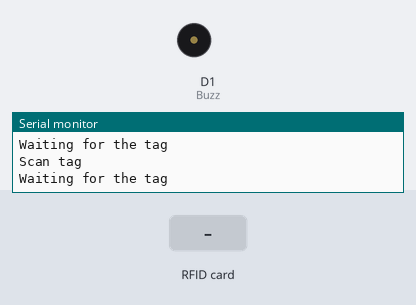
Recording of a sketch running on a simulated ESP8266 (NodeMCU). Shown: buzzer (waves = sounding, pin HIGH), the last lines printed to the serial monitor. The inputs (shaded band) are chosen by the test bench.

Above: at 1.2 s.
1.3 s: RFID card D3 73 AF 02 held to the reader
At 2.2 s:
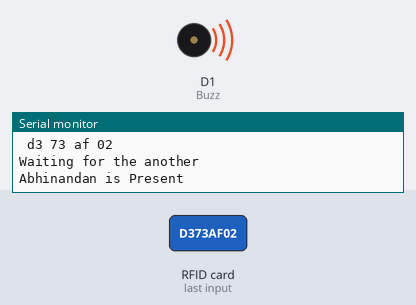
3.9 s: RFID card D9 76 A9 B9 held to the reader
5.4 s: RFID card 5E 7A 19 C4 held to the reader
Timing chart, 0 to 8.4 s (numbered marks = the images above; inputs shaded):
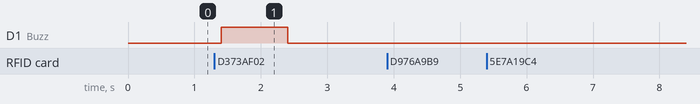

The sketch:

Day_5_RFID.ino
```cpp
#include <SPI.h>
#include <Wire.h>
#include <MFRC522.h>
#include <MFRC522Extended.h>


#define SS_PIN D4
#define RST_PIN D3
#define Buzz D1
MFRC522 mfrc522(SS_PIN,RST_PIN);

const char* NAME;
void setup()
{
  Serial.begin(9600);
  SPI.begin();
  mfrc522.PCD_Init();
  pinMode(Buzz,OUTPUT);


}

void loop()
{
    Serial.println("Scan tag");
    Serial.println("Waiting for the tag");
    if ( ! mfrc522.PICC_IsNewCardPresent())
      {
        return;
      }
      // Select one of the cards
      if ( ! mfrc522.PICC_ReadCardSerial())
      {
        return;
      }


      String content = "";

      Serial.println(mfrc522.uid.size);
      for (byte i = 0; i < mfrc522.uid.size; i++)
      {
         content.concat(String(mfrc522.uid.uidByte[i] < 0x10 ? " 0" : " "));
         Serial.println(content);
         content.concat(String(mfrc522.uid.uidByte[i], HEX));
      }
      Serial.println(content);
      content.toUpperCase();
      Serial.println("Waiting for the another");

      if (content.substring(1) == "D9 76 A9 B9") //change here the UID of the card that you want to give access
      {

        NAME = "Mayank";
        Serial.print(NAME);
        Serial.println(" is Present ");

        delay(1000);
      }

      else if (content.substring(1) == "D3 73 AF 02") //change here the UID of the card that you want to give access
      {

        NAME = "Abhinandan";
        Serial.print(NAME);
        Serial.println(" is Present ");
        digitalWrite(Buzz,HIGH);
        delay(1000);
         digitalWrite(Buzz,LOW);


      }


      else
      {
         digitalWrite(Buzz,LOW);
        Serial.println("Not Registered");

      }

     content.substring(1) = "";


}
```

Measured:
- after the input at 1.3 s, D1 (Buzz): LOW → HIGH after 0.11 s, → LOW 1.0 s later
